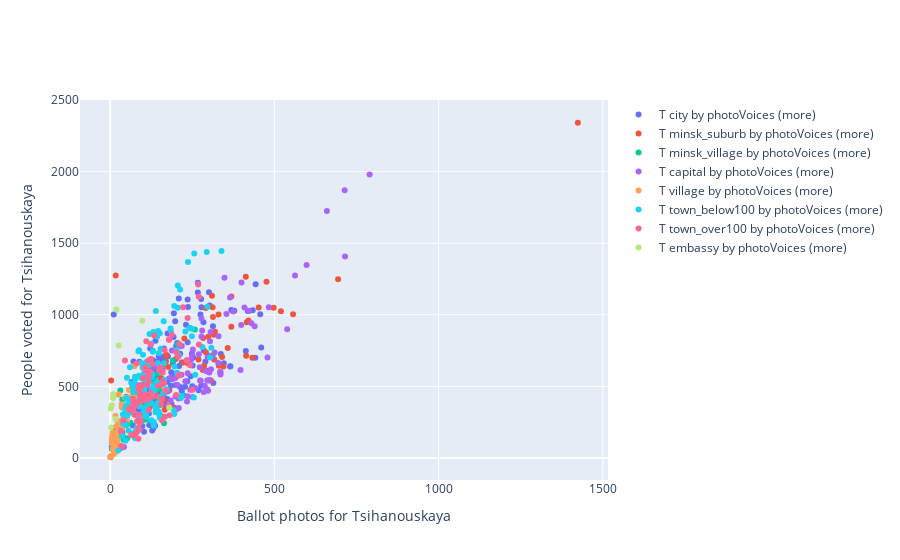

Notebook code cell kept with this figure:
### Code cell
draw_chart('tihanovkaja', 'photoVoices', 'Ballot photos for Tsihanouskaya')
